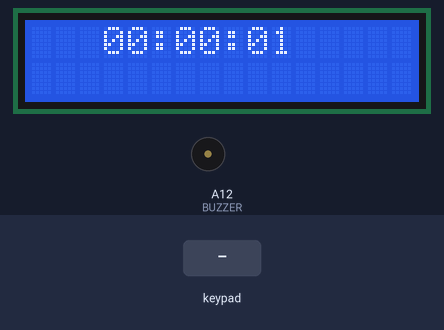
Simulated run of this program. Board: Arduino Mega 2560, built with avr-gcc and run on an emulated ATmega2560. Shown: 16×2 character LCD, buzzer (waves = sounding, pin HIGH). Inputs (shaded band) come from the test bench.

Above: at 0.2 s.
1.3 s: key 'A' pressed
At 2.3 s:
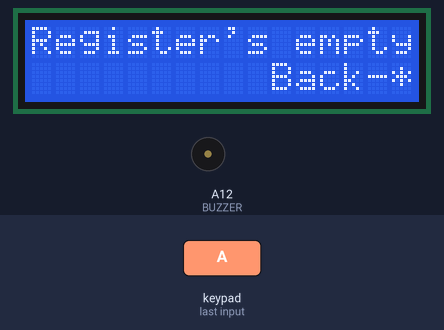
3.1 s: keypad keys 4 5 4 4 4 3 4 2 * pressed 0.4 s apart
At 8.0 s:
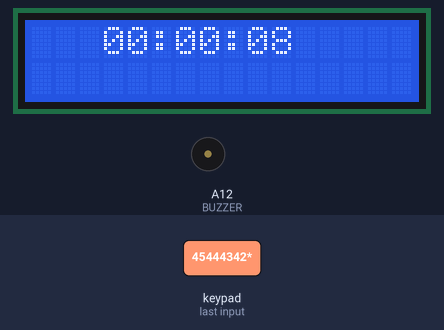
8.2 s: key 'C' pressed
At 9.2 s:
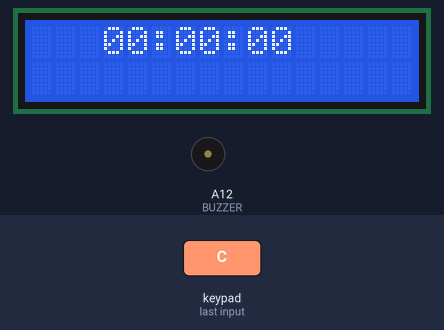
10.0 s: keypad keys 4 5 4 4 4 3 4 2 # pressed 0.4 s apart
At 15.11 s:
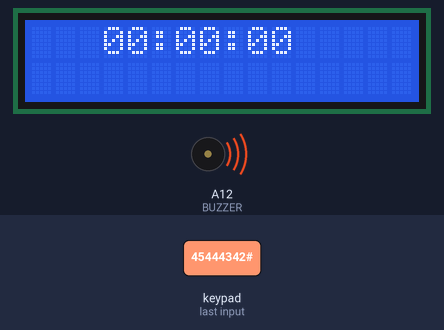
16.6 s: keypad keys 4 5 4 4 4 3 4 2 A pressed 0.4 s apart
At 22.8 s:
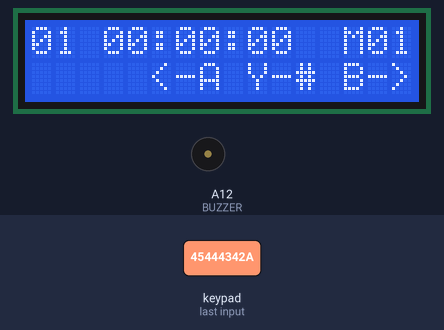
23.1 s: key '#' pressed
At 23.5 s:
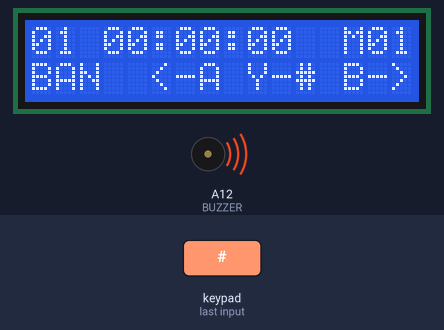
Timing chart, 0 to 26.1 s (numbered marks = the images above; inputs shaded):
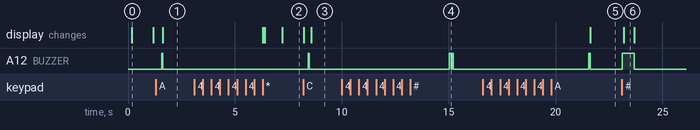

Measured:
- after the input at 1.3 s, A12 (BUZZER): LOW → HIGH after 0.28 s, → LOW 0.05 s later; the display: changes after 0.33 s (image 1)
- after the input at 3.1 s, the display: first changes after 3.2 s (image 2 shows a later state)
- after the input at 8.2 s, A12 (BUZZER): LOW → HIGH after 0.22 s, → LOW 0.05 s later
- after the input at 10.0 s, A12 (BUZZER): alternates HIGH for 0.08 s and LOW for 0.03 s, 4 changes in all, then stays LOW, starting after 5.0 s
- after the input at 16.6 s, A12 (BUZZER): LOW → HIGH after 5.0 s, → LOW 0.05 s later; the display: changes after 5.0 s (image 5)
- after the input at 23.1 s, A12 (BUZZER): LOW → HIGH at once, → LOW 0.55 s later; the display: changes after 0.08 s (image 6)
- what the display in image 0 shows lasts 1.0 s, from 0.2 s to 1.2 s

The program:

main.cpp
```cpp
#include <Arduino.h>

#include <Keypad.h>
#include <LiquidCrystal.h>

#define RS 7
#define ENABLE 6
#define D4 34
#define D5 35
#define D6 36
#define D7 37
#define ROWS 4
#define COLUMNS 4
#define BUZZER A12
#define BEEP_SHORT_DELAY 50
#define BEEP_LONG_DELAY 500
#define MEMORY_REGISTER_LENGTH 60

LiquidCrystal lcd(RS, ENABLE, D4, D5, D6, D7);

char hexaKeys[ROWS][COLUMNS] = {
    {'1', '2', '3', 'A'},
    {'4', '5', '6', 'B'},
    {'7', '8', '9', 'C'},
    {'*', '0', '#', 'D'}};
byte rowPins[ROWS] = {45, 44, 43, 42};
byte columnPins[COLUMNS] = {46, 47, 48, 49};

Keypad keypad = Keypad(makeKeymap(hexaKeys), rowPins, columnPins, ROWS, COLUMNS);

bool isBeep = false;
bool stop = false;
struct Time
{
  uint8_t hour, minute, second;
};
Time time = {0, 0, 0};

Time memoryRegister[MEMORY_REGISTER_LENGTH];

uint8_t memoryRegisterSize = 0;

ISR(TIMER5_COMPA_vect)
{
  if (!stop)
  {
    if (++time.second == 60)
    {
      time.second = 0;
      if (++time.minute == 60)
      {
        time.minute = 0;
        if (++time.hour == 24)
          time.hour = 0;
      }
    }

    if (time.second == 0)
    {
      isBeep = true;
    }
  }
}

inline void showTime(const Time &time);
inline void onPressA();
inline void onPressB(uint8_t &currentSavedTimeIndex);
inline void onPressC();
inline void onPressD();
bool apply();
inline void shortBeep();
inline void doubleShortBeep();
inline void longBeep();
inline bool checkIndex(const uint8_t &index);
inline void resetMemoryRegister();
inline void saveToMemoryRegister();

void setup()
{
  noInterrupts();

  pinMode(BUZZER, OUTPUT);
  lcd.begin(16, 2);

  TCCR5A = WGM50;
  TCCR5B = (1 << WGM52) | (1 << CS52) | (1 << CS50); //CTC mode & Prescaler @ 1024
  TIMSK5 = (1 << OCIE5A);                            // permition for interruption
  OCR5A = 0x3D08;                                    // 1 sec (16MHz AVR)

  interrupts();
}

void loop()
{
  char selectedKey = keypad.getKey();
  delay(100);
  switch (selectedKey)
  {
  case 'A':
    shortBeep();
    onPressA();
    break;

  case 'C':
    shortBeep();
    onPressC();
    break;

  case 'D':
    shortBeep();
    onPressD();
    break;

  case '*':
    shortBeep();
    resetMemoryRegister();
    break;

  case '#':
    shortBeep();
    saveToMemoryRegister();
    break;

  default:
    showTime(time);
    delay(100);
    break;
  }

  if (isBeep)
  {
    longBeep();
    isBeep = false;
  }
}

inline void resetMemoryRegister()
{
  memoryRegisterSize = 0;
  doubleShortBeep();
}

inline void saveToMemoryRegister()
{
  if ((memoryRegisterSize + 1) <= MEMORY_REGISTER_LENGTH)
  {
    memoryRegister[++memoryRegisterSize - 1] = time;
    doubleShortBeep();
  }
  else
  {
    longBeep();
  }
}

inline void onPressA()
{
  lcd.clear();
  if (memoryRegisterSize > 0)
  {
    uint8_t input[2];
    uint8_t inputSize = 0;
    uint8_t currentSavedTimeIndex = 0;
    lcd.setCursor(0, 0);
    lcd.print("0");
    lcd.print(currentSavedTimeIndex + 1);
    lcd.setCursor(3, 0);
    showTime(memoryRegister[currentSavedTimeIndex]);
    lcd.setCursor(13, 0);
    lcd.print("M");
    if (memoryRegisterSize < 10)
    {
      lcd.print("0");
    }
    lcd.print(memoryRegisterSize);
    lcd.setCursor(5, 1);
    lcd.print("<-A Y-# B->");
    lcd.setCursor(0, 1);

    char currentKey;
    while (true)
    {
      if (currentKey = keypad.getKey())
      {
        if (currentKey == 'A')
        {
          shortBeep();
          lcd.clear();
          break;
        }
        else if (currentKey == 'B')
        {
          shortBeep();
          onPressB(currentSavedTimeIndex);
        }
        else if (currentKey == '#')
        {
          shortBeep();
          if (inputSize == 0)
          {
            lcd.setCursor(0, 1);
            lcd.print("BAN");
            longBeep();
            lcd.setCursor(0, 1);
            lcd.print("   ");
          }
          else if (checkIndex(inputSize == 2 ? (input[0] * 10 + input[1] - 1) : input[0] - 1))
          {
            currentSavedTimeIndex = inputSize == 2 ? (input[0] * 10 + input[1] - 1) : input[0] - 1;
            lcd.setCursor(0, 0);
            if (currentSavedTimeIndex < 10)
            {
              lcd.print("0");
            }
            lcd.print(currentSavedTimeIndex + 1);
            lcd.setCursor(3, 0);
            showTime(memoryRegister[currentSavedTimeIndex]);
            inputSize = 0;

            lcd.setCursor(0, 1);
            lcd.print("DONE");
            doubleShortBeep();
            delay(200);
            lcd.setCursor(0, 1);
            lcd.print("    ");
          }
          else
          {
            lcd.setCursor(0, 1);
            lcd.print("BAN");
            longBeep();
            lcd.setCursor(0, 1);
            lcd.print("   ");
            inputSize = 0;
          }
        }
        else if (int(currentKey) <= int('9') && int(currentKey) >= int('0'))
        {
          shortBeep();
          if (inputSize < 2)
          {
            lcd.setCursor(inputSize, 1);
            lcd.print(currentKey);
            inputSize++;
            input[inputSize - 1] = currentKey - '0';
          }
          else
          {
            lcd.setCursor(0, 1);
            lcd.print("BAN");
            longBeep();
            lcd.setCursor(0, 1);
            lcd.print("   ");
            inputSize = 0;
          }
        }
      }
    }
  }
  else
  {
    lcd.print("Register's empty");

    lcd.setCursor(10, 1);
    lcd.print("Back-*");

    while (true)
    {
      if (keypad.getKey() == '*')
      {
        break;
      }
    }
    lcd.clear();
  }
}

inline void onPressB(uint8_t &currentSavedTimeIndex)
{
  if (checkIndex(currentSavedTimeIndex + 1))
  {
    currentSavedTimeIndex++;
  }
  lcd.setCursor(0, 0);
  if (currentSavedTimeIndex < 10)
  {
    lcd.print("0");
  }
  lcd.print(currentSavedTimeIndex + 1);
  showTime(memoryRegister[currentSavedTimeIndex]);
}

inline void onPressC()
{
  time = {0, 0, 0};
  stop = true;
}

inline void onPressD()
{
  stop = !stop;
}

inline bool checkIndex(const uint8_t &index)
{
  return index >= 0 && index < memoryRegisterSize;
}

bool apply()
{
  lcd.setCursor(11, 1);
  lcd.print("Yes-#");

  while (true)
  {
    if (keypad.getKey() == '#')
    {
      return true;
    }
    delay(50);
  }
}

inline void shortBeep()
{
  digitalWrite(BUZZER, HIGH);
  delay(BEEP_SHORT_DELAY);
  digitalWrite(BUZZER, LOW);
}

inline void doubleShortBeep()
{
  digitalWrite(BUZZER, HIGH);
  delay(BEEP_SHORT_DELAY);
  digitalWrite(BUZZER, LOW);
  delay(BEEP_SHORT_DELAY / 2);
  digitalWrite(BUZZER, HIGH);
  delay(BEEP_SHORT_DELAY);
  digitalWrite(BUZZER, LOW);
}

inline void longBeep()
{
  digitalWrite(BUZZER, HIGH);
  delay(BEEP_LONG_DELAY);
  digitalWrite(BUZZER, LOW);
}

inline void showTime(const Time &time)
{
  lcd.setCursor(3, 0);
  if (time.hour < 10)
    lcd.print("0");
  lcd.print(time.hour);
  lcd.print(":");
  if (time.minute < 10)
    lcd.print("0");
  lcd.print(time.minute);
  lcd.print(":");
  if (time.second < 10)
    lcd.print("0");
  lcd.print(time.second);
}
```
